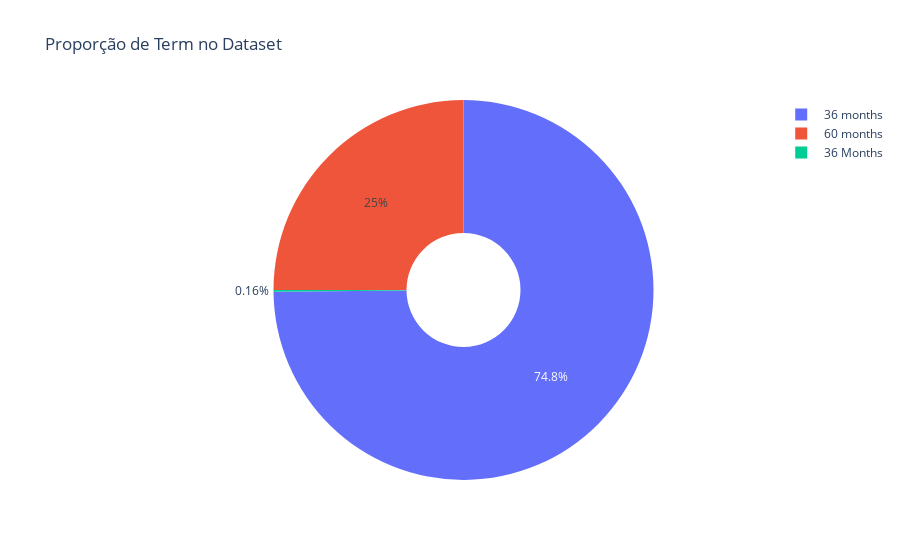

The notebook cell this image was saved under:
### Markdown cell above
---

### Code cell
# Contar as ocorrências de cada categoria na variável 'term'
term_counts = data['term'].value_counts().reset_index()
term_counts.columns = ['term', 'count']

# Criar gráfico de pizza com Plotly
fig = px.pie(
    term_counts,
    names='term',
    values='count',
    title='Proporção de Term no Dataset',
    labels={'term': 'Term'},
    hole=0.3  # Define um donut chart (opcional)
)

# Exibir gráfico
fig.show()

### Figure 1 — Plotly figure (JSON) as saved in the notebook; plotly's stock layout.template omitted (floating-point values rounded to 4 significant figures)
{"data": [{"domain": {"x": [0, 1], "y": [0, 1]}, "hole": 0.3, "hovertemplate": "Term=%{label}<br>count=%{value}<extra></extra>", "labels": [" 36 months", " 60 months", " 36 Months"], "legendgroup": "", "name": "", "showlegend": true, "type": "pie", "values": [14969, 4999, 32]}], "layout": {"legend": {"tracegroupgap": 0}, "title": {"text": "Proporção de Term no Dataset"}}}
